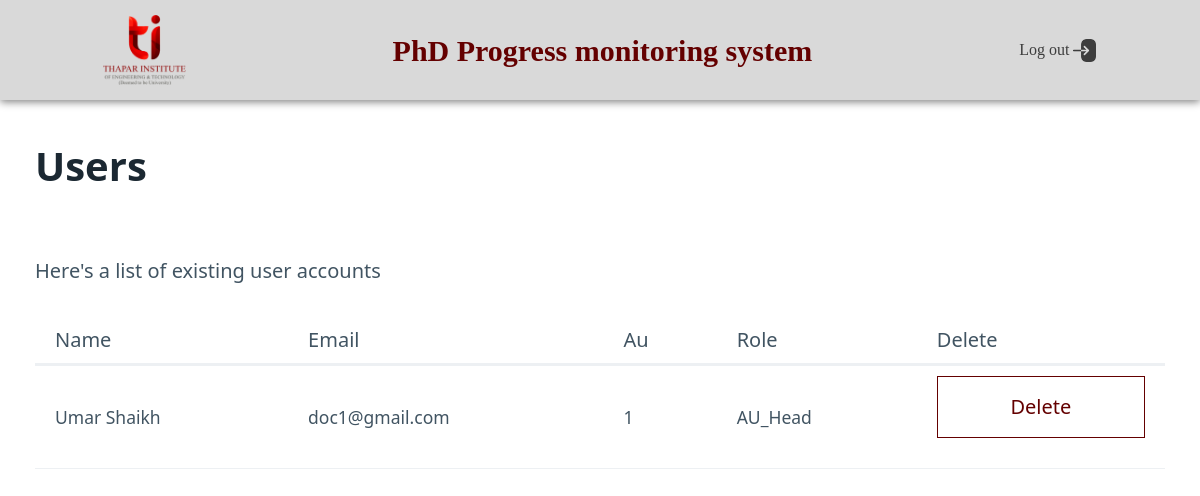
The page /manage_users (signed in) on the database its author committed.
### app.py (models this page shows)
class User(db.Model):
    email = db.Column(db.String(50), unique=True, nullable=False, primary_key=True)
    password = db.Column(db.String(300), nullable=False)
    role = db.Column(db.String(50), nullable=False)
    name = db.Column(db.String(50), nullable=False)
    Au = db.Column(db.String(50), nullable=False)

### app.py (the view)
@app.route('/manage_users', methods=['GET', 'POST'])
def manage_users():
    if session.get('role') == 'admin':
        users = User.query.filter(User.role != 'admin').all()
        print(users)
        users = [dict(email=user.email, password=user.password, role=user.role, name=user.name, Au=user.Au) for user in users]
        for user in users:
            del user['password']
        return render_template('manage_users.html', users=users)
    return redirect(url_for('login'))

### templates/manage_users.html (shortened to what this page needs)
<html data-theme="light">
    <head>
        <link rel="stylesheet" href="{{ url_for('static', filename='pico.min.css') }}">
      </head>
    <body>
      <nav class="nav">
        <div class="logo">
            <img src="{{ url_for('static', filename='images/tietlogo.png') }}" alt="logo">
        </div>
        <div class="brand">
            <strong>PhD Progress monitoring system</strong>
        </div>
        <div class="logout">
            <a href="/logout">Log out <img src="{{ url_for('static', filename='images/logout.png') }}" alt="logout"></a>
        </div>
    </nav>
        <div class="container">
            <div class="row">
                <div class="col-12">
                    <h1>Users</h1>
                    <p>Here's a list of existing user accounts</p>
                    <table class="table">
                        <thead>
                            <tr>
                                <th>Name</th>
                                <th>Email</th>
                                <th>Au</th>
                                <th>Role</th>
                                <th>Delete</th>
                            </tr>
                        </thead>
                        <tbody>
                            {% for user in users %}
                            <tr>
                                <td>{{ user.name }}</td>
                                <td>{{ user.email }}</td>
                                <td>{{ user.Au }}</td>
                                <td>{{ user.role }}</td>
                                <td>
                                    <button class="secondary" data-target="modal-delete-{{ user.email }}" onClick="toggleModal(event)"> Delete</button>
                                </td>
                            </tr>
                            {% endfor %}
                        </tbody>
                    </table>
                </div>
            </div>
        </div>
    </body>
</html>

### templates/manage_users.html (style rules this page uses)
.secondary { background-color: white; color: #640000; border-color: #640000; border-radius: 0; }
.nav { background-color: #D9D9D9; color: #640000; min-height: 100px; display: flex; align-items: center; justify-content: space-around; margin-bottom: 3%; box-shadow: 0 2px 8px grey; font-family: 'Times New Roman', Times, serif; font-size: 30px; }
.nav img { height: 70px; }
.logout a { color: #3D3D3D; cursor: pointer; text-decoration: none; font-size: medium; }
.logout img { height: 23px; }

### rows shown on the page
User: name "Umar Shaikh", email "doc1@gmail.com", Au "1", role "AU_Head"
